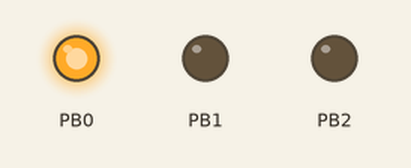
This sketch was run on a simulated ATtiny85, built with avr-gcc and run on an emulated ATtiny85. Parts: output pins drawn as LEDs (lit = HIGH).

Above: at 0.15 s.
At 0.75 s:
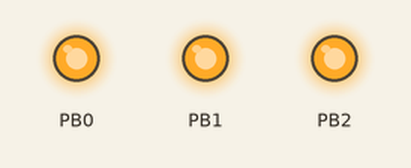
At 1.65 s:
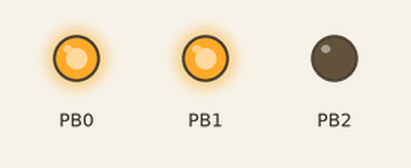
At 2.25 s:
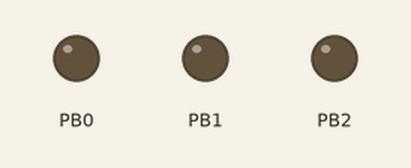
Timing chart, 0 to 3.0 s (numbered marks = the images above):
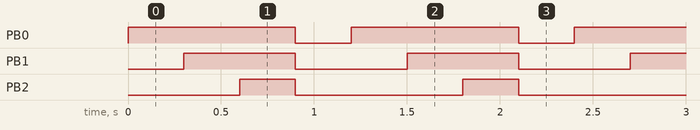

The sketch:

Attiny3LedsDelay.ino
```cpp
void setup()
{
  pinMode(0, OUTPUT);
  pinMode(1, OUTPUT);
  pinMode(2, OUTPUT);
}

void loop()
{
  digitalWrite(0, HIGH);
  digitalWrite(1, LOW);
  digitalWrite(2, LOW);
  delay(300);
  digitalWrite(0, HIGH);
  digitalWrite(1, HIGH);
  digitalWrite(2, LOW);
  delay(300);
  digitalWrite(0, HIGH);
  digitalWrite(1, HIGH);
  digitalWrite(2, HIGH);
  delay(300);
  digitalWrite(0, LOW);
  digitalWrite(1, LOW);
  digitalWrite(2, LOW);
  delay(300);
}
```

Measured:
- by itself, PB0: alternates HIGH for 0.90 s and LOW for 0.30 s
- by itself, PB1: alternates HIGH for 0.60 s and LOW for 0.60 s
- by itself, PB2: alternates HIGH for 0.30 s and LOW for 0.90 s
